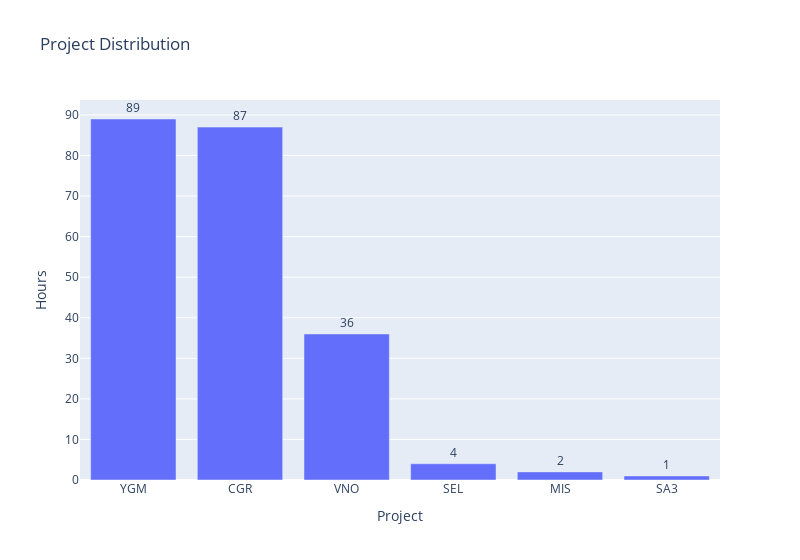

Notebook cell for this chart:
### Code cell
df["Project"] = df["Key"].apply(lambda key: key[:3])
fig = go.Figure()
fig.add_trace(go.Bar(x=df["Project"].value_counts().index, y=df["Project"].value_counts().values, text=list(df["Project"].value_counts().values), textposition='outside'))
fig.update_layout(
    title='Project Distribution',
    xaxis_title='Project',
    yaxis_title='Hours',
    width=800,
)
fig.show()

### Figure 1 — Plotly figure (JSON) as saved in the notebook; plotly's stock layout.template omitted (floating-point values rounded to 4 significant figures)
{"data": [{"text": ["89", "87", "36", "4", "2", "1"], "textposition": "outside", "type": "bar", "x": ["YGM", "CGR", "VNO", "SEL", "MIS", "SA3"], "y": [89, 87, 36, 4, 2, 1]}], "layout": {"title": {"text": "Project Distribution"}, "width": 800, "xaxis": {"title": {"text": "Project"}}, "yaxis": {"title": {"text": "Hours"}}}}
